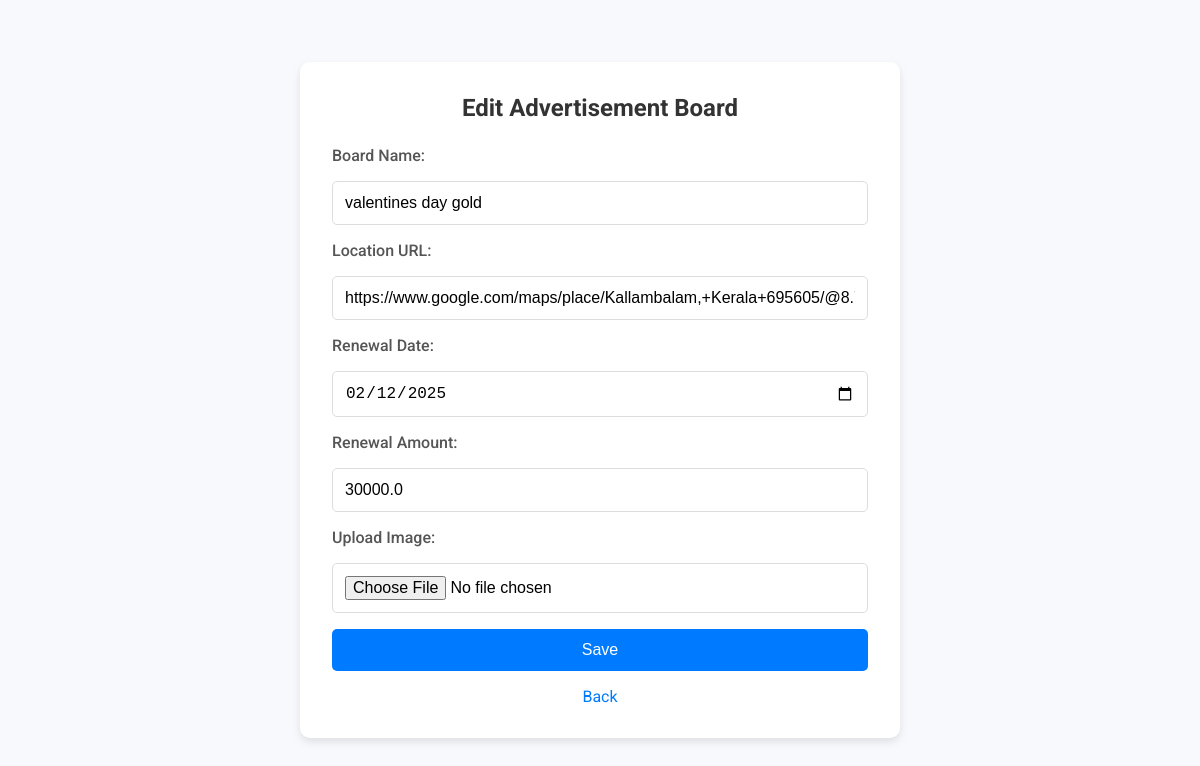
/edit_board/3 (signed in), run on an earlier commit of the app's database.
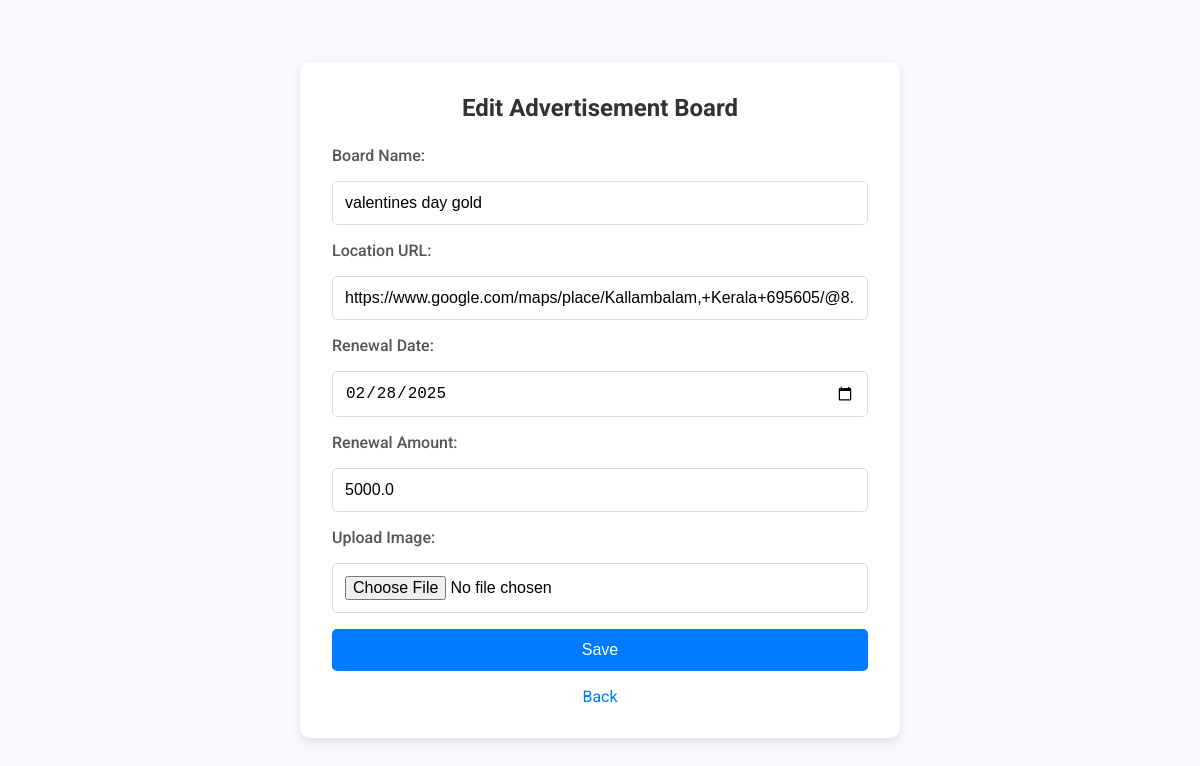
And on a later commit of the database.
### models.py (models this page shows)
class Board(db.Model):
    id = db.Column(db.Integer, primary_key=True)
    name = db.Column(db.String(100), nullable=False)
    location_url = db.Column(db.String(300), nullable=False)
    renewal_date = db.Column(db.Date, nullable=False)
    renewal_amount = db.Column(db.Float, nullable=False)
    image = db.Column(db.String(300), nullable=True)
    updated_by = db.Column(db.String(150), nullable=True)  # Tracks who updated the board
    updated_at = db.Column(db.DateTime, default=datetime.utcnow, onupdate=datetime.utcnow)  # Timestamp for updates

### app.py (the view, shortened to what this page needs)
@app.route('/edit_board/<int:board_id>', methods=['GET', 'POST'])
@login_required
def edit_board(board_id):
    board = Board.query.get_or_404(board_id)
    if current_user.is_admin or board.updated_by == current_user.email:
        form = BoardForm(obj=board)
        return render_template('add_board.html', form=form, board=board)
    else:
        flash('You do not have permission to edit this board!', 'danger')
        return redirect(url_for('dashboard'))

### forms.py
class BoardForm(FlaskForm):
    name = StringField('Board Name', validators=[DataRequired()])
    location_url = StringField('Location URL', validators=[DataRequired()])
    renewal_date = DateField('Renewal Date', format='%Y-%m-%d', validators=[DataRequired()])
    renewal_amount = FloatField('Renewal Amount', validators=[DataRequired()])
    submit = SubmitField('Submit')

### app.py (called while the page is built)
@login_manager.user_loader
def load_user(user_id):
    return User.query.get(int(user_id))

### templates/add_board.html (shortened to what this page needs)
<!DOCTYPE html>
<html lang="en">
<head>
</head>
<body>
    <div class="container">
        <h2>{% if board %}Edit{% else %}Add{% endif %} Advertisement Board</h2>
        <form method="POST" enctype="multipart/form-data">
            <label>Board Name:</label>
            <input type="text" name="name" value="{{ board.name if board else '' }}" required>
            <label>Location URL:</label>
            <input type="url" name="location_url" value="{{ board.location_url if board else '' }}" required>
            <label>Renewal Date:</label>
            <input type="date" name="renewal_date" value="{{ board.renewal_date if board else '' }}" required>
            <label>Renewal Amount:</label>
            <input type="number" name="renewal_amount" value="{{ board.renewal_amount if board else '' }}" required>
            <label>Upload Image:</label>
            <input type="file" name="image">
            <button type="submit">Save</button>
        </form>
        <a href="{{ url_for('dashboard') }}">Back</a>
    </div>
</body>
</html>

### templates/add_board.html (style rules this page uses)
* { box-sizing: border-box; margin: 0; padding: 0; }
body { font-family: 'Roboto', sans-serif; background-color: #f7f9fc; display: flex; justify-content: center; align-items: center; min-height: 100vh; padding: 2rem; }
.container { background: white; padding: 2rem; border-radius: 10px; box-shadow: 0 4px 8px rgba(0, 0, 0, 0.1); width: 100%; max-width: 600px; }
h2 { text-align: center; color: #333; margin-bottom: 1.5rem; }
form { display: flex; flex-direction: column; gap: 1rem; }
label { font-weight: 500; color: #555; }
input[type="text"], input[type="url"], input[type="date"], input[type="number"], input[type="file"] { padding: 0.75rem; width: 100%; border: 1px solid #ddd; border-radius: 5px; font-size: 1rem; }
button[type="submit"] { background-color: #007BFF; color: white; padding: 0.75rem; border: none; border-radius: 5px; font-size: 1rem; cursor: pointer; transition: background-color 0.3s; }
a { display: block; text-align: center; margin-top: 1rem; color: #007BFF; text-decoration: none; }

What changed in the data, as far as the page shows it:
changed Board "valentines day gold": renewal_date "02/12/2025" → "02/28/2025"; renewal_amount "30000.0" → "5000.0"
